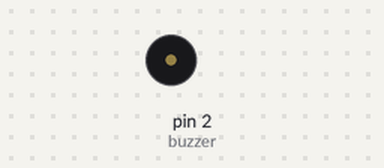
The sketch below on a simulated Arduino Uno, built with avr-gcc and run on an emulated ATmega328P. Shown: buzzer (waves = sounding).

Above: at 13.57 s.
At 32.3 s:
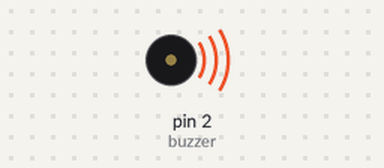
Timing chart, 0 to 40.0 s (numbered marks = the images above):
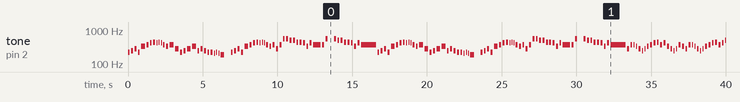

The sketch:

buzzer_music.ino
```cpp
/*
    Whale Song - The Samans
    To my dear shirley :-)

    code by wkcn
    Apr 29, 2018
*/
#include "music_notes.h"
int buzzer = 2;

const char song1[][3] = {
    {5, 12, 2},
    {4, 9, 2},
    {4, 11, 2},
    {5, 12, 2},
    {3, 9, 1},
    {3, 11, 2},
    {2, 9, 2},

    {2, 10, 2},
    {2, 9, 6},
    {2, 10, 6},
    {2, 9, 6},
    {3, 11, 2},
    {3, 9, 2},
    {3, 11, 1},
    {4, 11, 1},

    {5, 12, 2},
    {4, 9, 2},
    {4, 11, 1},
    {3, 9, 1},
    {4, 9, 2},
    {4, 11, 2},

    {4, 9, 2},
    {5, 12, 2},
    {5, 12, 2},
    {5, 11, 6},
    {5, 12, 6},
    {5, 11, 6},
    {5, 9, 1},
    {0, 0, 1},

    // 5
    {5, 12, 2},
    {4, 9, 2},
    {4, 11, 2},
    {5, 12, 2},
    {3, 9, 1},
    {3, 11, 2},
    {2, 9, 2},

    {2, 10, 2},
    {2, 9, 6},
    {2, 10, 6},
    {2, 9, 6},
    {3, 11, 2},
    {3, 9, 2},
    {3, 11, 2},
    {4, 11, 2},
    {3, 11, 2},
    {2, 14, 2},

    // 7
    {2, 14, 2},
    {2, 12, 2},
    {2, 12, 2},
    {2, 10, 2},
    {2, 10, 2},
    {2, 9, 2},
    {3, 9, 2},
    {2, 9, 2},

    {3, 11, -2},
    {3, 11, 2},
    {2, 14, 2},
    {0, 0, 1},

    {2, 14, 2},
    {2, 12, 2},
    {2, 12, 2},
    {2, 10, 2},
    {2, 10, 2},
    {2, 9, 2},
    {3, 9, 2},
    {2, 9, 2},

    {3, 11, -4},
};

const char song2[][3] = {
    // 22
    {4, 11, 2},
    {3, 11, 2},
    {3, 11, 4},
    {3, 9, 4},
    {4, 11, 2},
    {4, 9, 4},
    {4, 11, 4},
    {3, 9, 2},
    {3, 11, 2},
    {3, 13, 2},

    {3, 14, 2},
    {3, 11, 2},
    {3, 13, 2},
    {3, 9, 2},
    {4, 11, 2},
    {4, 9, 4},
    {4, 11, 4},
    {3, 11, 2},
    {3, 9, 2},

    // 24
    {4, 11, 2},
    {3, 11, 2},
    {3, 11, 4},
    {3, 9, 4},
    {4, 11, 2},
    {4, 9, 4},
    {4, 11, 4},
    {3, 9, 2},
    {3, 11, 2},
    {2, 9, 2},

    {2, 10, 2},
    {3, 11, 2},
    {2, 9, 2},
    {2, 12, 2},
    {2, 10, 2},
    {2, 9, 2},
    {3, 11, 2},
    {3, 9, 4},
    {3, 11, 4},

    // 26
    {4, 11, 2},
    {3, 11, 2},
    {3, 11, 4},
    {3, 9, 4},
    {4, 11, 2},
    {4, 9, 4},
    {4, 11, 4},
    {3, 9, 2},
    {3, 11, 2},
    {3, 13, 2},

    // 27
    {3, 14, 2},
    {3, 11, 2},
    {3, 13, 2},
    {3, 9, 2},
    {4, 11, 2},
    {4, 9, 4},
    {4, 11, 4},
    {3, 11, 2},
    {3, 9, 2},

    // 28
    {4, 11, 2},
    {3, 11, 2},
    {3, 11, 4},
    {3, 9, 4},
    {4, 11, 2},
    {4, 9, 4},
    {4, 11, 4},
    {3, 9, 2},
    {3, 11, 2},
    {2, 9, 2},

    {2, 10, 2},
    {3, 11, 2},
    {2, 9, 2},
    {2, 12, 2},
    {2, 10, 2},
    {2, 9, 2},
    {3, 11, 2},
    {3, 9, 4},
    {3, 11, 4},

    // 30
    {3, 11, -2},
    {3, 13, 1},
    {0, 0, 1},

    {3, 14, -4},
};

const char song3[][3] = {
    // 66
    {3, 11, 1},
    {0, 0, 2},
    {3, 11, 4},
    {3, 13, 4},
    {3, 14, 2},
    {2, 14, 2},
    {2, 12, 2},
    {3, 13, 2},

    {3, 11, 1},
    {0, 0, 2},
    {3, 11, 4},
    {3, 13, 4},
    {3, 14, 2},
    {3, 11, 2},
    {2, 14, 2},
    {2, 12, 2},

    // 68
    {3, 11, 1},
    {0, 0, 2},
    {3, 11, 4},
    {3, 13, 4},
    {3, 14, 2},
    {2, 14, 2},
    {2, 12, 2},
    {3, 13, 2},

    {3, 11, 1},
    {0, 0, 2},
    {1, 9, 4},
    {1, 10, 4},
    {1, 12, 2},
    {1, 10, 2},
    {1, 9, 4},
    {1, 10, 4},
    {1, 9, 2},
};

void setup(){
    pinMode(buzzer, OUTPUT);
    // Serial.begin(9600);
}

const int song1_len = sizeof(song1) / sizeof(song1[0]);
const int song2_len = sizeof(song2) / sizeof(song2[0]);
const int song3_len = sizeof(song3) / sizeof(song3[0]);

void play_song(const char song[][3], const int len){
    // Serial.println(len);
    for (int i = 0; i < len; ++i){
        char *p = song[i];
        if (p[0] > 0){
            tone(buzzer, get_frequency(p[0], p[1]));
        }
        if (p[2] > 0)
            delay(250 / p[2]);
        else
            delay(250 * (-p[2]));
        noTone(buzzer);
        delay(100);
    }
}

void loop(){
    play_song(song1, song1_len);
    play_song(song1, song1_len);
    play_song(song2, song2_len);
    // delay(3000);
    // 44
    // play_song(song2, song2_len);
    // delay(3000);
    // 66
    play_song(song3, song3_len);
    // 70
    play_song(song3, song3_len);
    // 74
    play_song(song1, song1_len);

    delay(1000);
}
```

music_notes.h
```cpp
// E2 to E5
int tunes[] = {
    // E, F, F#, G, G#, A, A#, B, C, C#, D, D#
    // 0 - 11
    82.4,87.3,92.5,98,103.8,110,116.5,123.5,130.8,138.6,146.8,155.6,
    // 12 - 23
   164.8,174.6,185,196,207.7,220,233.1,246.9,261.6,277.2,293.7,311.1,
   // 24 - 35
   329.6,349.2,370,392,415.3,440,466.2,493.9,523.3,554.4,587.3,622.3,
   659.3,698.5,740,784,830.6,880,932.3,987.8,1046,1108,1174,1244
};

// EBGDAE
int string_tune[7] = {-1,24,19,15,10,5,0};

int get_frequency(int string_id, int grid){
    if (1 <= string_id && string_id <= 6){
        int t = string_tune[string_id] + grid;
        return tunes[t];
    }
    return 0;
}
```

Measured:
- by itself, tone on pin 2 (buzzer): plays 220 Hz for 0.13 s, 246 Hz for 0.13 s, 277 Hz for 0.13 s, 220 Hz for 0.13 s, 329 Hz for 0.25 s, 370 Hz for 0.13 s … (163 notes in this stretch)
